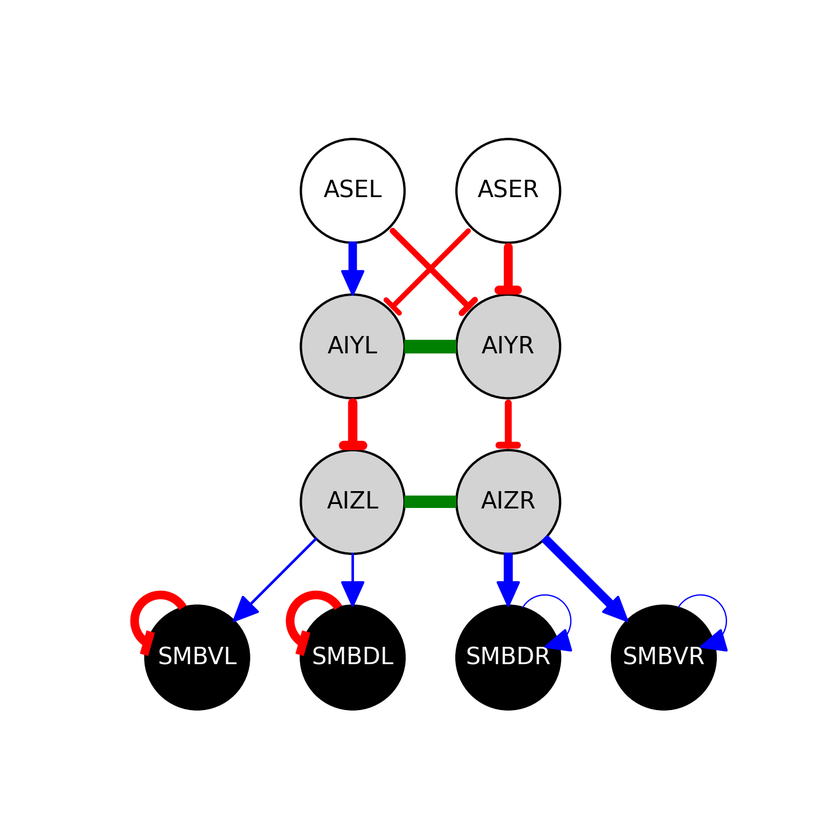
#> input picture analysis/Result_aiz_negative_0/figure/connectome/connectome_0.png, 840 x 840 px, shrunk from 1500 x 1500 before the run; its folder holds 4 pictures in this run; the run also reads 1 picture not shown here
$ jupyter execute --allow-errors main.ipynb
#> lines starting #> are read from the running program, lines starting #| are printed output that depends on the picture
### python/load.py
import toml
import json


# [7 lines left out: function load_simulation_setting_toml, not called in this run]


def load_result_json(file_path):
    """
    file_path: 読み込む遺伝子に関するjsonファイルのパス
    """
    with open(file_path, "r") as json_file:
        data = json.load(json_file)
    return data


def load_output_txt(file_path):
    """
    file_path: 読み込むアウトプットに関するtxtファイルのパス

    データは列で読み込む（文字の分割は", "で行っている）
    """
    with open(file_path, "r") as txt_file:
        # ファイルの各行を読み込んでリストに格納
        lines = txt_file.read().split("\n")

    # 各行での最大列数を求める
    max_columns = max(len(line.split(", ")) for line in lines if line)

    # 列ごとのデータを格納するためのリストを初期化
    columns = [[] for _ in range(max_columns)]

    # 行ごとにデータを列に振り分ける
    for line in lines:
        if line:
            # 各行のデータをカンマで分割し、文字列からfloat64に変換
            values = [float(value) for value in line.split(", ")]
            # 各列にデータを振り分け
            for i in range(len(values)):
                columns[i].append(values[i])

    return columns

### python/main.ipynb
[cell 1]
import load
import oed
import figure

#> (a cell that did not finish here is left out)

[cell 3]
import cv2
import glob
import matplotlib.pyplot as plt

connectome_img = [
    cv2.imread(i)
    for i in sorted(glob.glob("../analysis/Result_aiz_negative_0/figure/connectome/*"))
]
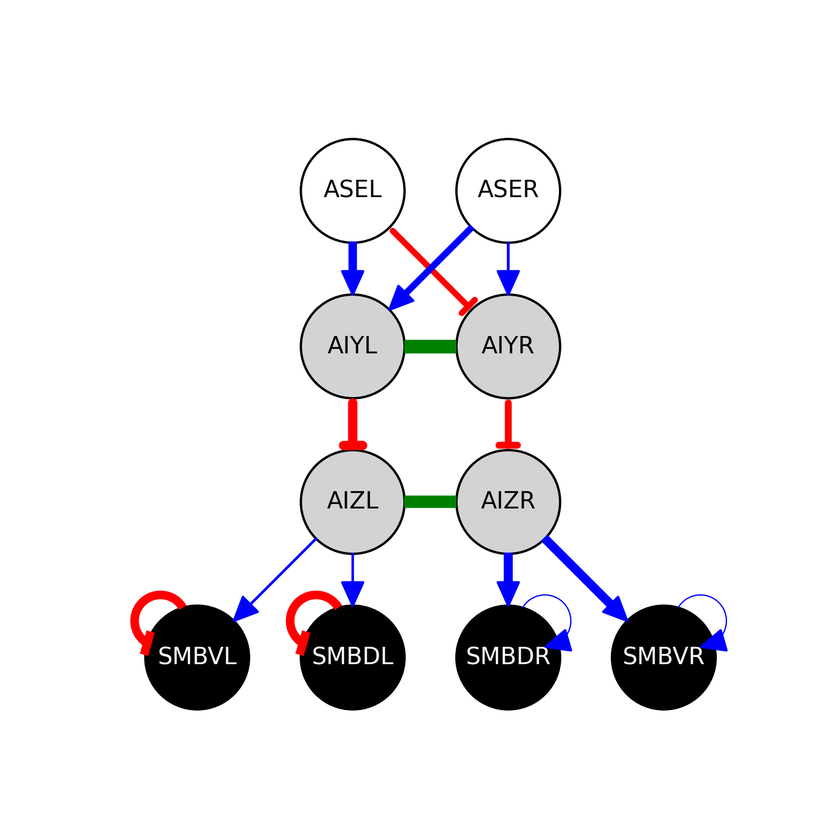
#> input picture analysis/Result_aiz_negative_0/figure/connectome/connectome_10.png, 840 x 840 px, shrunk from 1500 x 1500 before the run
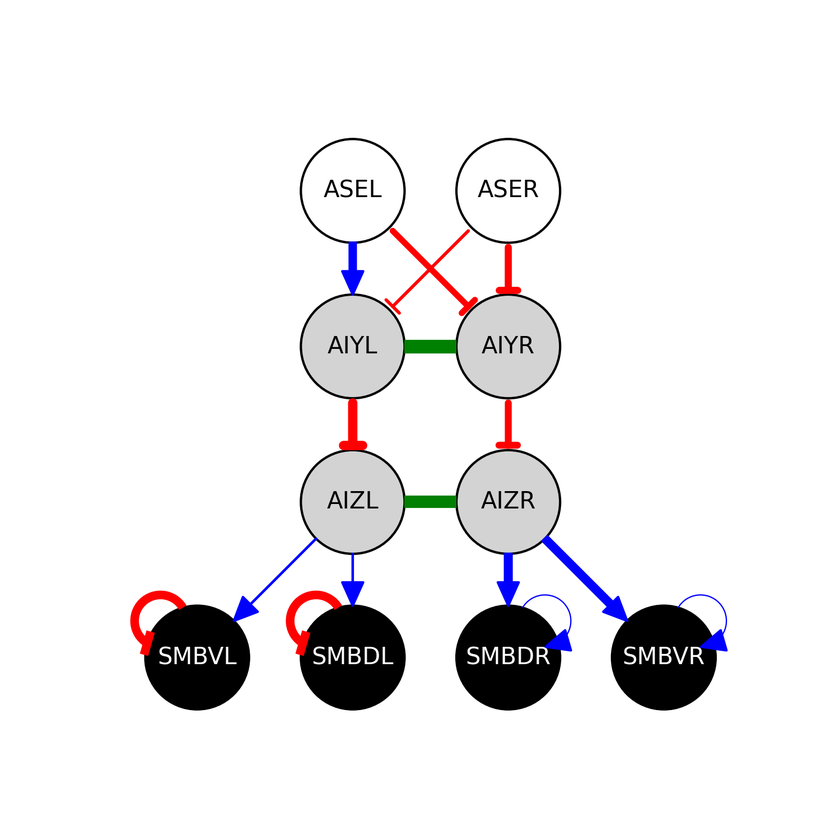
#> input picture analysis/Result_aiz_negative_0/figure/connectome/connectome_2.png, 840 x 840 px, shrunk from 1500 x 1500 before the run
#> connectome_img = 4 items

for i in connectome_img:
    plt.imshow(cv2.cvtColor(i, cv2.COLOR_BGR2RGB))
    plt.show()
#> this loop made 4 passes
